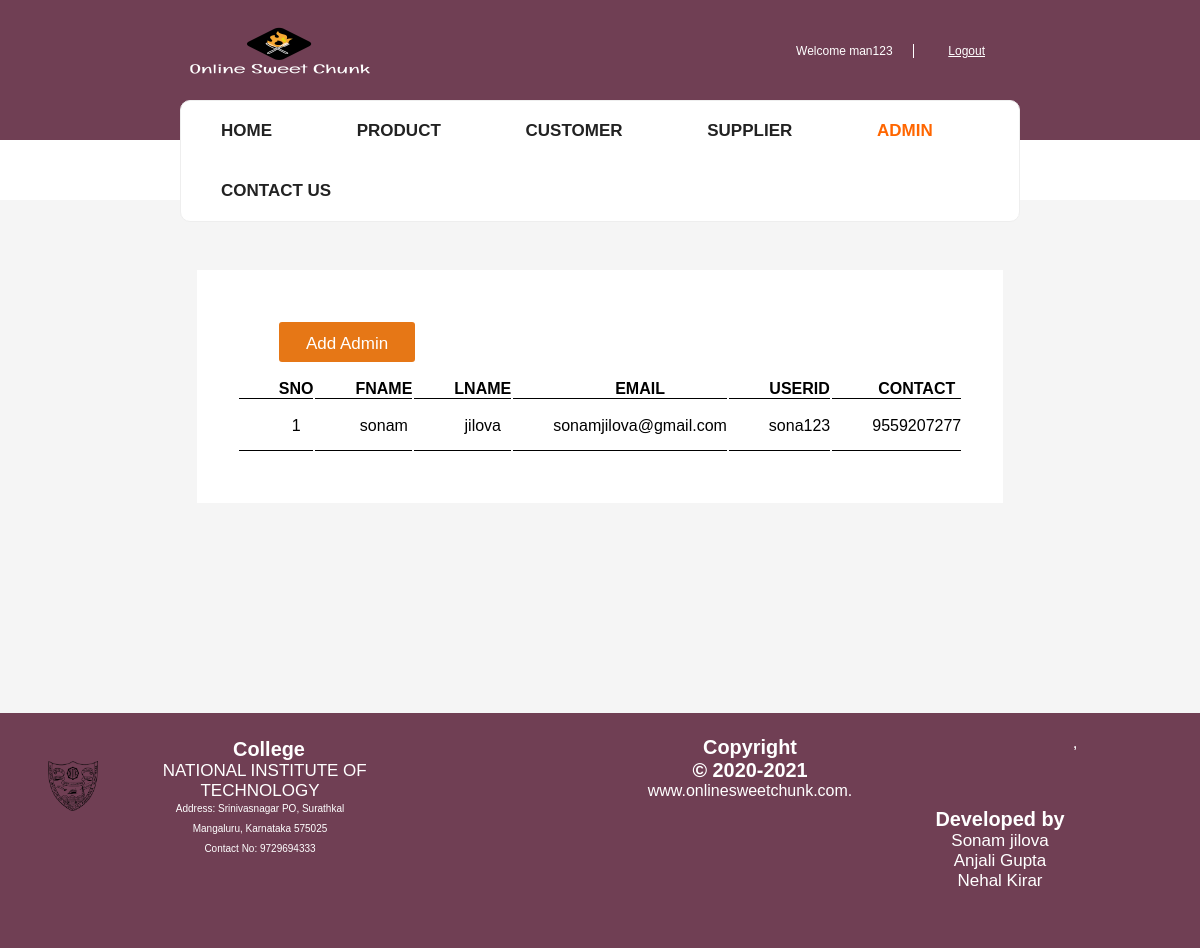
Page /admin/admin.php (signed in) on the committed database.
### tables this page shows
CREATE TABLE IF NOT EXISTS `contact` (
  `CONTACT` varchar(20) DEFAULT NULL,
  `EMAIL` varchar(30) DEFAULT NULL
);

CREATE TABLE IF NOT EXISTS `registration` (
  `FNAME` varchar(20) NOT NULL,
  `LNAME` varchar(20) DEFAULT NULL,
  `EMAIL` varchar(30) NOT NULL,
  `UNAME` varchar(20) NOT NULL,
  `PASSWORD` varchar(20) NOT NULL,
  `status` varchar(20) NOT NULL
);

### admin/admin.php (the view, shortened to what this page needs)
<?php include("dbconnect.php");?>
<?php include("header.php"); ?>
<nav id="menu">
<div class="menu">
			<ul>
				<li><a href="home.php" style="border:none;">Home</a></li>
				<li><a href="product.php" style="border:none;">Product</a></li>
				<li><a href="customer.php" style="border:none;">Customer</a></li>
				<li ><a href="supplier.php" style="border:none;">Supplier</a></li>
				<li ><a href="Admin.php" style="border:none;" class="active">Admin</a></li>
				<li ><a href="contact.php" style="border:none;">Contact Us</a></li>
			</ul>
			</div>
		</nav>
		</header>
<div id="body" style="padding:0; margin-top:-62px;">
<br>
<br>
<br>
<div id="container" style="border:none;">
			<table id="table">
			<thead>
			<tr style="border:none; padding-bottom:5px;">
			<th colspan="7" style="border:none; padding-bottom:15px;text-align:left;">
			<button type="button" style="width:20%; height:40px;border:none;cursor:pointer; color:white; background-color:#e67716;" class="btn btn-add" onclick="window.location.href='addadmin.php';">Add Admin</button>
			</th>
			</tr>
			 <tr>
			 <th>
			 SNO
			 </th>
			 <th>
			 FNAME
			 </th>
			 <th>
			 LNAME
			 </th>
			 <th>
			 EMAIL
			 </th>
			 <th>
			  USERID
			 </th>
			 <th>
			  CONTACT
			 </th>
			 </tr>
			</thead>
			<tbody>
			<?php
                       $query ="select r.fname  , r.lname, r.email ,r.uname, c.contact from registration r , contact c where r.email=c.email and status='admin'";
			       $result=mysqli_query($con,$query);
                    $sno=0;
                        while ($row = mysqli_fetch_assoc($result)) {
                            echo "<tr><form action='update.php' method='post'>";
							echo '<td>'.++$sno.'</td>';
                            echo '<td>'. $row['fname'].'</td>';
                               echo '<td>'. $row['lname'].'</td>';
								echo '<td>'. $row['email'].'</td>';
							    echo '<td>'. $row['uname'].'</td>';
								echo '<td>'. $row['contact'].'</td>';
                           echo '</tr> </form> ';
						}
			?>
			</tbody>
			</table>
			</div>
			<br>
		<br>
		<br>
         <br>
		 <br>
		 <br>
		 <br>
		  <br>
		 <br>
		 <br>
		</div>
<?php
include("footer.php");
?>

### admin/index.css (style rules this page uses)
body { margin:0; padding:0; font-family: sans-serif; }
#body { overflow:hidden; background: #f5f5f5; }
#body #container { color:#b13c68; margin:0 20px; padding:10px 20px; overflow:hidden; }

### admin/header.css (style rules this page uses)
* { padding: 0; margin:0; }
body { font-family: 'Roboto', sans-serif; }
nav .menu { width: 70%; margin: 0 auto; background-color: #fff; border: 1px solid #eee; border-radius: 10px ; position: relative; top:-40px; display: flex; justify-content: center; }
nav .menu ul { width: 100%; }
nav .menu ul li, nav .menu ul li .input-group { display: inline-block; }
nav .menu ul li { padding: 20px 15px; font-weight: bold; }
nav .menu ul li a { margin: 0 25px; text-decoration: none; color:#222; text-transform: uppercase; }
nav .menu ul li a.active { color: #ff6600; }

### admin/table.css (style rules this page uses)
#table { margin:0 auto; // border-bottom:1px solid black; background:#fff; padding:50px 40px; width:10%; }
th { border-bottom:1px solid black; padding-left:40px; height:20px; }
td { border-bottom:1px solid black; padding-left:40px; height:50px; text-align:center; }

### user/checkout.css (style rules this page uses)
body { font-family: :Arial, Helvetica, sans-serif; font-size: 17px; padding: 8px; }
* { box-sizing: border-box; }
.btn { background-color: #4CAF50; color: white; padding: 12px; border: none; width: 100%; border-radius: 3px; cursor: pointer; font-size: 17px; }
a { border:1px solid lightgray; }

### user/registration_main.css (style rules this page uses)
* { margin: 0; padding: 0; font-family: sans-serif; }

### user/about.css (style rules this page uses)
* { margin:0; padding: 0; font-family: sans-serif; }

### rows in the picture
contact: registration.FNAME "sonam", registration.LNAME "jilova", registration.EMAIL "sonamjilova@gmail.com", registration.UNAME "sona123", CONTACT "9559207277"

### other values in the picture
$_SESSION['uname'] "man123"
